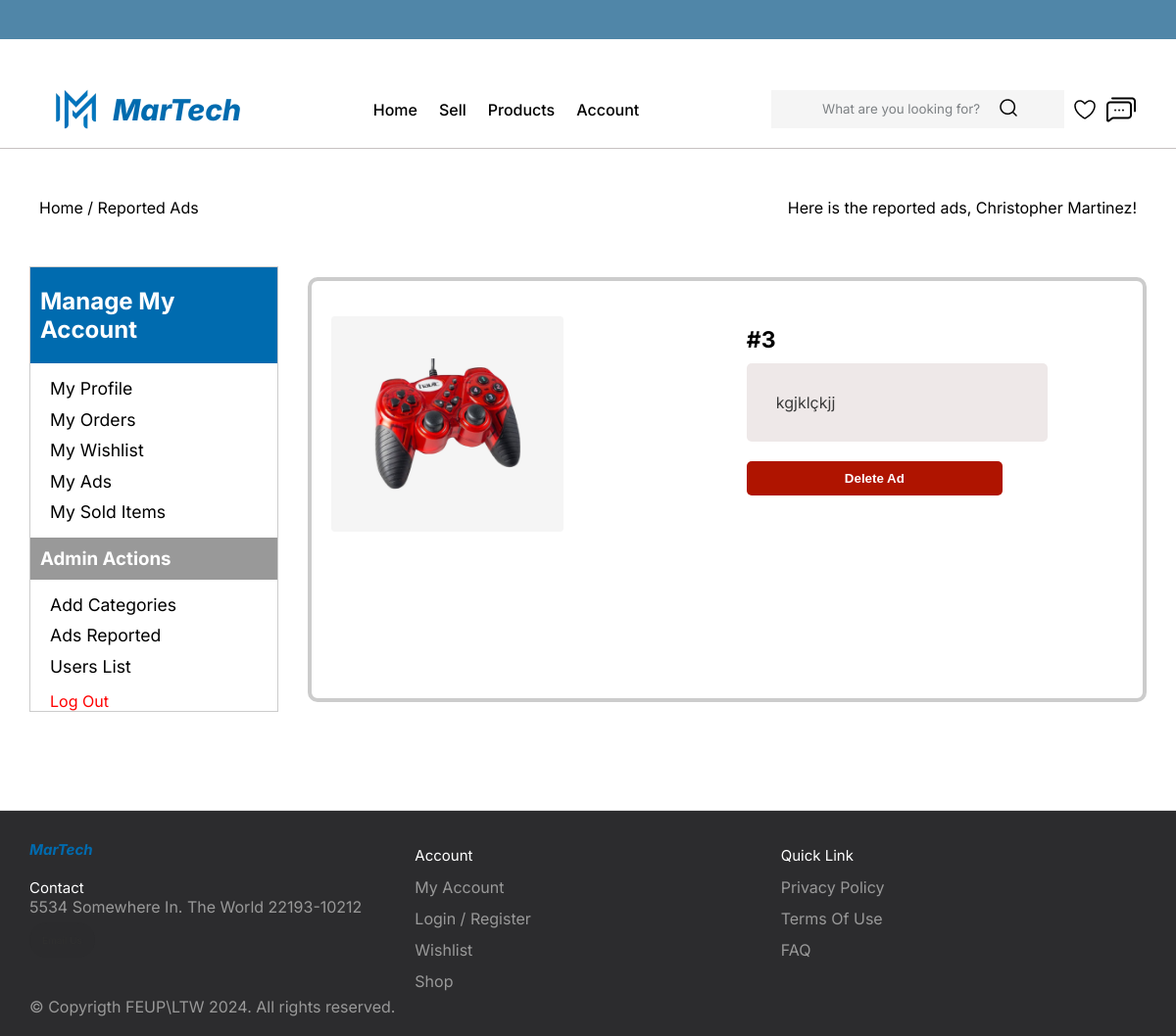
/pages/reportedad.php (signed in), run on the app's committed database.
### tables this page shows
CREATE TABLE REPORT_ITEM(
id INT PRIMARY KEY NOT NULL,
item_id INT NOT NULL,
description TEXT NOT NULL,
FOREIGN KEY (item_id) REFERENCES ITEMS(id)
);

CREATE TABLE ITEMS(
id INT PRIMARY KEY NOT NULL,
name TEXT NOT NULL,
description TEXT NOT NULL,
price DECIMAL(10, 2) NOT NULL,
old_price DECIMAL(10, 2),
category TEXT NOT NULL,
condition TEXT NOT NULL,
location TEXT NOT NULL,
main_image TEXT NOT NULL,
published_time TIMESTAMP DEFAULT CURRENT_TIMESTAMP,
seller_id INT NOT NULL,
FOREIGN KEY (seller_id) REFERENCES USERS(id)
);

### data/item.php (called while the page is built, shortened)
<?php
class Item {
    public function __construct(int $id, string $name, string $description, float $price, string $category, string $condition, string $location, string $main_image, int $seller_id){
        $this->id = $id;
        $this->main_image = $main_image;
    }
    static function findItem($id, $db): ?Item {
        $query = 'SELECT * FROM Items WHERE id = ?';
        $stmt = $db->prepare($query);
        $stmt->execute(array($id));
        $item = $stmt->fetch();
        if($item){
            $seller_id = (int) $item['seller_id'];
            $item_id = (int) $item['id'];
            return new Item(
                $item_id,
                $item['name'],
                $item['description'],
                $item['price'],
                $item['category'],
                $item['condition'],
                $item['location'],
                $item['main_image'],
                $seller_id,
            );
        } else {
            return NULL;
        }
    }
}
?>

### templates/reportedad_tpl.php (the view, shortened to what this page needs)
<?php
function drawReportedAds(){
    require_once(__DIR__ . '/../data/item.php');
    $db = getDatabaseConnection();
    $query = 'SELECT * FROM REPORT_ITEM';
    $stmt = $db->prepare($query);
    $stmt->execute();
    $reported_ads = $stmt->fetchAll();
?>
<section class="section">
  <div class="container">
    <div class="products">
    <?php
    foreach($reported_ads as $report){
            $item = Item::findItem($report['item_id'], $db);
            $img = $item->main_image;
            $buy_button_id = 'buy_btn_' . $item->id;
            ?>
      <div class="card">
        <div class="card_content">
        <div class="card_top">
          <img src="<?php echo $img;?>" alt="" class="card_img" />
        </div>
        <div class="card_body">
          <h2 class="card_title">#<?php echo $report['item_id'];?></h2>
          <div class="report-description">
          <p id="description"><?php echo $report['description'];?></p></div>
          <button id="<?php echo $buy_button_id; ?>" class="buy_btn">Delete Ad</button>
        </div>
        </div>
      </div>
      </div>
      </div>
      <?php } ?>
</section>
<?php } ?>

### CSS/reportedad.css (style rules this page uses)
#wishlist_body { display: flex; flex-direction: column; }
.products { display: grid; grid-template-columns: repeat(auto-fit, minmax(40rem, 1fr)); grid-gap: 1rem; margin-bottom: 100px; }
.card { width:100%; margin-bottom: 5rem; margin-top: 1em; display: flex; }
.card_top { width: 250px; height: 22rem; flex: 1; }
.card_img { height: 100%; margin-right: 40px; }
.card_body { width: 50%; margin-top: 1rem; text-align: left; margin-left: 40px; flex: 1; }
.card_content { width: 100%; display: flex; flex-direction: row; }
.card_title { font-size: 2.3rem; margin-bottom: 1rem; }
.report-description { width: 80%; background-color: #eee8e8; padding: 3rem; border-radius: 5px; margin-bottom: 20px; }
.buy_btn { bottom: 10px; background-color: #af1400; color: white; font-weight: 700; padding: 1rem 10rem; border: none; border-radius: 5px; transition: opacity 0.3s ease; cursor: pointer; }
#description { font-size: 1em; color: rgb(58, 58, 58); overflow-wrap: break-word; }

### CSS/topbar.css (style rules this page uses)
* { padding: 0px; margin: 0px; box-sizing: border-box; }
html { font-size: 10px; }
body { font-family: "Inter"; font-size: 1.6rem; }

### CSS/footer.css (style rules this page uses)
*, *:before, *:after { box-sizing: border-box; }

### data on the page
report_item: item.main_image (picture), item "3", description "kgjklçkjj"

### other printed values
$session->getName() "Christopher Martinez"
